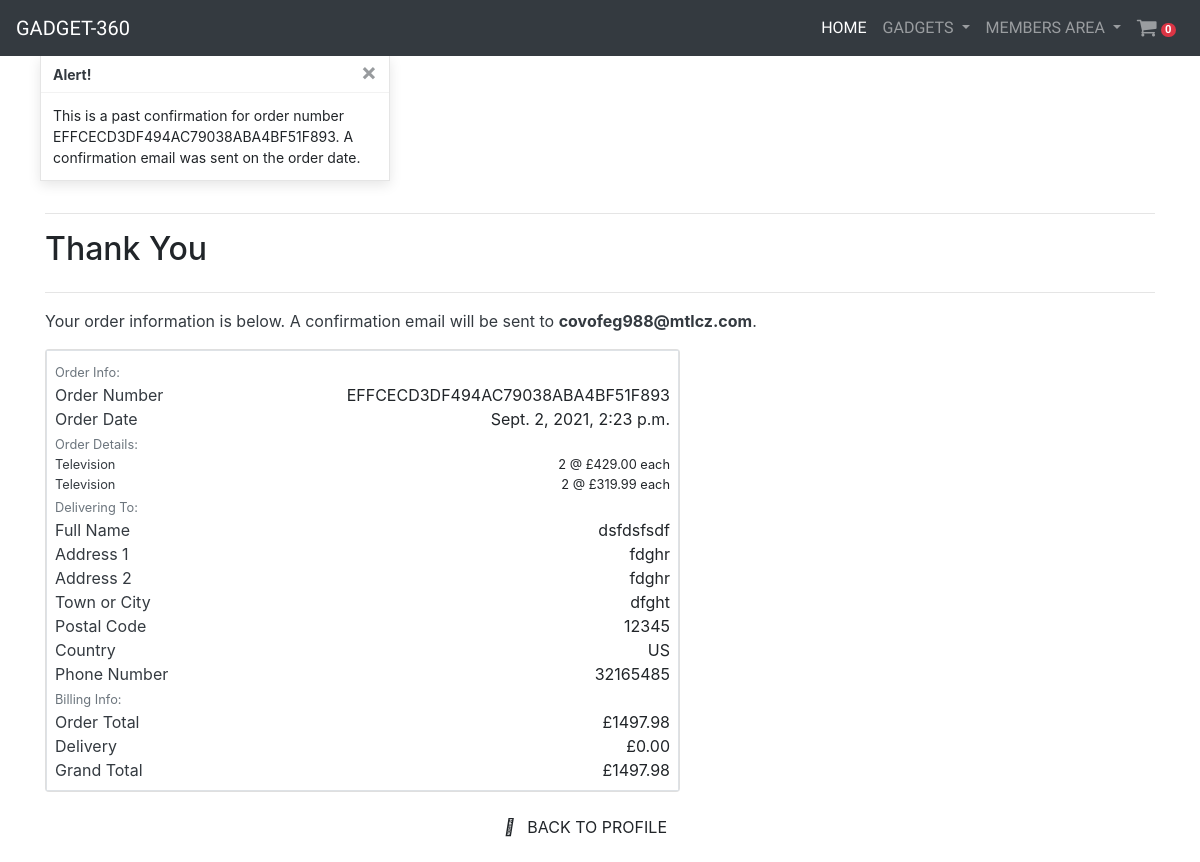
Screenshot of /profile/order_history/EFFCECD3DF494AC79038ABA4BF51F893 with the database file from the repository.
### checkout/models.py (models this page shows, shortened)
class Order(models.Model):
    order_number = models.CharField(max_length=32, null=False, editable=False)
    user_profile = models.ForeignKey(UserAccount, on_delete=models.SET_NULL, null=True, blank=True, related_name='orders')
    full_name = models.CharField(max_length=50, null=False, blank=False)
    email = models.EmailField(max_length=254, null=False, blank=False)
    phone_number = models.CharField(max_length=20, null=False, blank=False)
    country = CountryField(blank_label='Country *', null=False, blank=False)
    postcode = models.CharField(max_length=20, null=True, blank=True)
    town_or_city = models.CharField(max_length=40, null=False, blank=False)
    street_address1 = models.CharField(max_length=80, null=False, blank=False)
    street_address2 = models.CharField(max_length=80, null=True, blank=True)
    county = models.CharField(max_length=80, null=True, blank=True)
    date = models.DateTimeField(auto_now_add=True)
    delivery_cost = models.DecimalField(max_digits=6, decimal_places=2,
                                        null=False, default=0)
    order_total = models.DecimalField(max_digits=10, decimal_places=2,
                                      null=False, default=0)
    grand_total = models.DecimalField(max_digits=10, decimal_places=2,
                                      null=False, default=0)
    original_cart = models.TextField(null=False, blank=False, default='')
    stripe_pid = models.CharField(max_length=254, null=False, blank=False,
                                  default='')

class OrderLineItem(models.Model):
    order = models.ForeignKey(Order, null=False, blank=False,
                              on_delete=models.CASCADE,
                              related_name='lineitems')
    product = models.ForeignKey(Product, null=False, blank=False,
                                on_delete=models.CASCADE)
    quantity = models.IntegerField(null=False, blank=False, default=0)
    lineitem_total = models.DecimalField(max_digits=6, decimal_places=2,
                                         null=False, blank=False,
                                         editable=False)

### gadget/models.py (models this page shows, shortened)
class Product(models.Model):
    name = models.ForeignKey(
        Category, on_delete=models.CASCADE, related_name='category_name')
    title = models.CharField(max_length=50, null=False, blank=False)
    description = models.TextField(blank=False, null=False)
    asin = models.CharField(
        max_length=10, primary_key=True, null=False, blank=False)
    price = models.DecimalField(
        max_digits=6, decimal_places=2, null=False, blank=False)
    quantity = models.IntegerField(default=0)
    image = models.ImageField(null=True, blank=True)
    image_url = models.CharField(max_length=50, null=True, blank=True)

class Category(models.Model):
    name = models.CharField(max_length=30, blank=False, null=False)
    def __str__(self):
        return self.name

### useraccount/views.py (the view)
# urls.py: path('order_history/<order_number>', views.order_history,
def order_history(request, order_number):
    order = get_object_or_404(Order, order_number=order_number)
    messages.info(request, (
        f'This is a past confirmation for order number {order_number}. '
        'A confirmation email was sent on the order date.'
    ))
    template = 'checkout/checkout_success.html'
    context = {
        'order': order,
        'from_profile': True,
    }
    return render(request, template, context)

### cart/context.py (called while the page is built, shortened)
def cartItems(request):
    cart_items = []
    total = 0
    item_count = 0
    cart = request.session.get('cart', {})
    if total < settings.MINIMUM_PURCHASE_LIMIT:
        delivery = total * Decimal(settings.STANDARD_DELIVERY_RATE / 100)
        free_delivery_target = settings.MINIMUM_PURCHASE_LIMIT - total
    else:
        delivery = 0
        free_delivery_target = 0
    grand_total = delivery + total
    context = {
        "cart_items": cart_items,
        "total": total,
        "item_count": item_count,
        "delivery": delivery,
        "free_delivery_target": free_delivery_target,
        "free_delivery_limit": settings.MINIMUM_PURCHASE_LIMIT,
        "grand_total": grand_total
    }
    return context

### gadget/category_context.py (called while the page is built)
def category_navbar(request):
    categories = Category.objects.all()
    context = {
        'categories': categories
    }
    return context

### checkout/templates/checkout/checkout_success.html (shortened to what this page needs)
{% extends 'home/base.html' %}
{% block content %}
    <div class="container">
        <div class="row">
            <div class="col">
                <hr>
                <h2 class="logo-font mb-4">Thank You</h2>
                <hr>
                <p class="text-dark">Your order information is below. A confirmation email will be sent to <strong>{{ order.email }}</strong>.</p>
            </div>
        </div>
        <div class="row">
            <div class="col-12 col-lg-7">
                <div class="card">
                    <div class="order-confirmation-wrapper p-2 border">
                        <div class="row">
                            <div class="col">
                                <small class="text-muted">Order Info:</small>
                            </div>
                        </div>
                        <div class="row">
                            <div class="col-12 col-md-4">
                                <p class="mb-0 text-dark fw-bold">Order Number</p>
                            </div>
                            <div class="col-12 col-md-8 text-md-right">
                                <p class="mb-0">{{ order.order_number }}</p>
                            </div>
                        </div>
                        <div class="row">
                            <div class="col-12 col-md-4">
                                <p class="mb-0 text-dark fw-bold">Order Date</p>
                            </div>
                            <div class="col-12 col-md-8 text-md-right">
                                <p class="mb-0">{{ order.date }}</p>
                            </div>
                        </div>
                        <div class="row">
                            <div class="col">
                                <small class="text-muted">Order Details:</small>
                            </div>
                        </div>
                        {% for item in order.lineitems.all %}
                        <div class="row">
                            <div class="col-12 col-md-4">
                                <p class="small mb-0 text-dark fw-bold">
                                    {{ item.product.name }}{% if item.product_size %} - Size {{ item.product.size|upper }}{% endif %}
                                </p>
                            </div>
                            <div class="col-12 col-md-8 text-md-right">
                                <p class="small mb-0">{{ item.quantity }} @ £{{ item.product.price }} each</p>
                            </div>
                        </div>
                        {% endfor %}
                        <div class="row">
                            <div class="col">
                                <small class="text-muted">Delivering To:</small>
                            </div>
                        </div>
                        <div class="row">
                            <div class="col-12 col-md-4">
                                <p class="mb-0 text-dark fw-bold">Full Name</p>
                            </div>
                            <div class="col-12 col-md-8 text-md-right">
                                <p class="mb-0">{{ order.full_name }}</p>
                            </div>
                        </div>
                        <div class="row">
                            <div class="col-12 col-md-4">
                                <p class="mb-0 text-dark fw-bold">Address 1</p>
                            </div>
                            <div class="col-12 col-md-8 text-md-right">
                                <p class="mb-0">{{ order.street_address1 }}</p>
                            </div>
                        </div>
                        {% if order.street_address2 %}
                        <div class="row">
                            <div class="col-12 col-md-4">
                                <p class="mb-0 text-dark fw-bold">Address 2</p>
                            </div>
                            <div class="col-12 col-md-8 text-md-right">
                                <p class="mb-0">{{ order.street_address1 }}</p>
                            </div>
                        </div>
                        {% endif %}
                        <div class="row">
                            <div class="col-12 col-md-4">
                                <p class="mb-0 text-dark fw-bold">Town or City</p>
                            </div>
                            <div class="col-12 col-md-8 text-md-right">
                                <p class="mb-0">{{ order.town_or_city }}</p>
                            </div>
                        </div>
                        {% if order.postcode %}
                        <div class="row">
                            <div class="col-12 col-md-4">
                                <p class="mb-0 text-dark fw-bold">Postal Code</p>
                            </div>
                            <div class="col-12 col-md-8 text-md-right">
                                <p class="mb-0">{{ order.postcode }}</p>
                            </div>
                        </div>
                        {% endif %}
                        <div class="row">
                            <div class="col-12 col-md-4">
                                <p class="mb-0 text-dark fw-bold">Country</p>
                            </div>
                            <div class="col-12 col-md-8 text-md-right">
                                <p class="mb-0">{{ order.country }}</p>
                            </div>
                        </div>
                        <div class="row">
                            <div class="col-12 col-md-4">
                                <p class="mb-0 text-dark fw-bold">Phone Number</p>
                            </div>
                            <div class="col-12 col-md-8 text-md-right">
                                <p class="mb-0">{{ order.phone_number }}</p>
                            </div>
                        </div>
                        <div class="row">
                            <div class="col">
                                <small class="text-muted">Billing Info:</small>
                            </div>
                        </div>
                        <div class="row">
                            <div class="col-12 col-md-4">
                                <p class="mb-0 text-dark fw-bold">Order Total</p>
                            </div>
                            <div class="col-12 col-md-8 text-md-right">
                                <p class="mb-0">£{{ order.order_total }}</p>
                            </div>
                        </div>
                        <div class="row">
                            <div class="col-12 col-md-4">
                                <p class="mb-0 text-dark fw-bold">Delivery</p>
                            </div>
                            <div class="col-12 col-md-8 text-md-right">
                                <p class="mb-0">£{{ order.delivery_cost }}</p>
                            </div>
                        </div>
                        <div class="row">
                            <div class="col-12 col-md-4">
                                <p class="mb-0 text-dark fw-bold">Grand Total</p>
                            </div>
                            <div class="col-12 col-md-8 text-md-right">
                                <p class="mb-0">£{{ order.grand_total }}</p>
                            </div>
                        </div>
                    </div>
                </div>
            </div>
        </div>
        <div class="row">
			<div class="col-12 col-lg-7 text-right">
                {% if from_profile %}
                    <a href="{% url 'profile' %}" class="btn shopping-btn my-3 my-2">
                        <span class="icon mr-2">
                            <i class="fas fa-angle-left"></i>
                        </span>
                        <span class="text-uppercase">Back to Profile</span>
                    </a>
                {% endif %}
			</div>
		</div>
    </div>
{% endblock %}

### rows the page displays
Order: email "covofeg988@mtlcz.com", order_number "EFFCECD3DF494AC79038ABA4BF51F893", date "Sept. 2, 2021, 2:23 p.m.", full_name "dsfdsfsdf", street_address1 "fdghr", town_or_city "dfght", postcode "12345", country "US", phone_number "32165485", order_total "1497.98", delivery_cost "0.00", grand_total "1497.98"
OrderLineItem: product.name "Television", quantity "2", product.price "429.00"
OrderLineItem: product.name "Television", quantity "2", product.price "319.99"

### other values shown
{{ item_count }} "0"
{{ message }} "This is a past confirmation for order number EFFCECD3DF494AC79038ABA4BF51F893. A confirmation email was sent on the order date."
